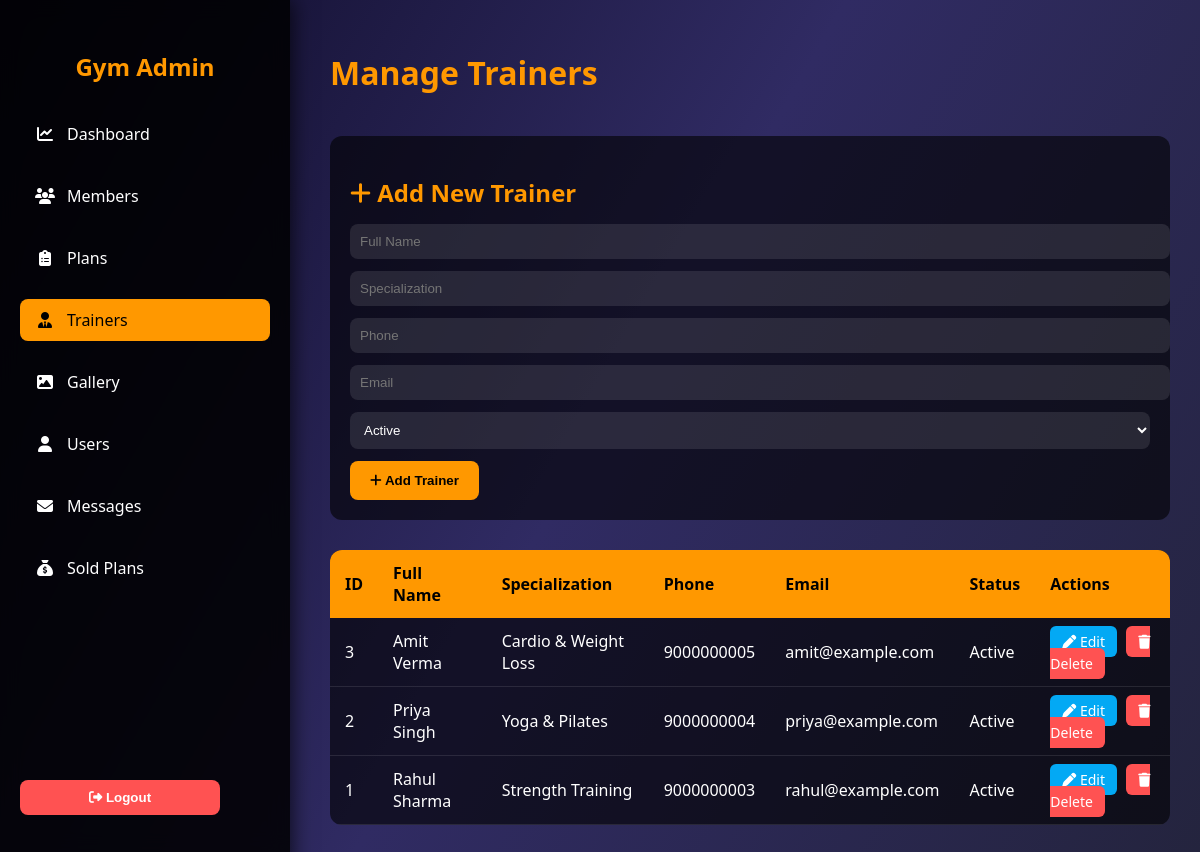
Page /admin/manage_trainers.php (signed in) on the committed database.
### tables this page shows
CREATE TABLE `trainers` (
  `trainer_id` int(11) NOT NULL,
  `full_name` varchar(100) NOT NULL,
  `specialization` varchar(100) DEFAULT NULL,
  `image` varchar(255) DEFAULT NULL,
  `phone` varchar(15) DEFAULT NULL,
  `email` varchar(100) DEFAULT NULL,
  `join_date` timestamp NOT NULL DEFAULT current_timestamp(),
  `status` enum('Active','Inactive') DEFAULT 'Active'
);

### admin/manage_trainers.php (the view, shortened to what this page needs)
<?php
require_once "config.php";
$trainers = $conn->query("SELECT * FROM trainers ORDER BY trainer_id DESC");
?>
<!DOCTYPE html>
<html lang="en">
<head>
<link href="https://cdnjs.cloudflare.com/ajax/libs/font-awesome/6.4.0/css/all.min.css" rel="stylesheet">
</head>
<body>
<div class="sidebar">
    <div>
        <h2>Gym Admin</h2>
        <ul>
            <li><a href="admin_dashboard.php"><i class="fa-solid fa-chart-line"></i> Dashboard</a></li>
            <li><a href="manage_members.php"><i class="fa-solid fa-users"></i> Members</a></li>
            <li><a href="manage_plans.php"><i class="fa-solid fa-clipboard-list"></i> Plans</a></li>
            <li><a href="manage_trainers.php" style="background:#ff9800;color:#000;"><i class="fa-solid fa-user-tie"></i> Trainers</a></li>
            <li><a href="manage_gallery.php"><i class="fa-solid fa-image"></i> Gallery</a></li>
            <li><a href="manage_users.php"><i class="fa-solid fa-user"></i> Users</a></li>
            <li><a href="manage_messages.php"><i class="fa-solid fa-envelope"></i> Messages</a></li>
             <li><a href="admin_sold_plans.php"><i class="fa-solid fa-sack-dollar"></i> Sold Plans</a></li>
        </ul>
    </div>
    <div class="logout-container">
        <form method="POST" action="logout.php">
            <button type="submit" class="logout-btn"><i class="fa-solid fa-right-from-bracket"></i> Logout</button>
        </form>
    </div>
</div>
<div class="container">
    <div class="header">
        <h1>Manage Trainers</h1>
    </div>
    <div class="add-trainer-form">
        <h2><i class="fa-solid fa-plus"></i> Add New Trainer</h2>
        <form method="POST" action="">
            <input type="text" name="full_name" placeholder="Full Name" required>
            <input type="text" name="specialization" placeholder="Specialization">
            <input type="text" name="phone" placeholder="Phone">
            <input type="email" name="email" placeholder="Email" required>
            <select name="status">
                <option value="Active">Active</option>
            </select>
            <button type="submit" name="add_trainer"><i class="fa-solid fa-plus"></i> Add Trainer</button>
        </form>
    </div>
    <div class="table-container">
        <table>
            <thead>
                <tr>
                    <th>ID</th><th>Full Name</th><th>Specialization</th><th>Phone</th><th>Email</th><th>Status</th><th>Actions</th>
                </tr>
            </thead>
            <tbody>
            <?php if ($trainers && $trainers->num_rows > 0): ?>
                <?php while($row = $trainers->fetch_assoc()): ?>
                <tr>
                    <td><?= htmlspecialchars($row['trainer_id']) ?></td>
                    <td><?= htmlspecialchars($row['full_name']) ?></td>
                    <td><?= htmlspecialchars($row['specialization']) ?></td>
                    <td><?= htmlspecialchars($row['phone']) ?></td>
                    <td><?= htmlspecialchars($row['email']) ?></td>
                    <td><?= htmlspecialchars($row['status']) ?></td>
                    <td>
                        <a href="edit_trainer.php?id=<?= $row['trainer_id'] ?>" class="action-btn edit-btn"><i class="fa-solid fa-pen"></i> Edit</a>
                        <a href="manage_trainers.php?delete_id=<?= $row['trainer_id'] ?>" onclick="return confirm('Are you sure to delete this trainer?')" class="action-btn delete-btn"><i class="fa-solid fa-trash"></i> Delete</a>
                    </td>
                </tr>
                <?php endwhile; ?>
            <?php else: ?>
                <tr><td colspan="7" style="text-align:center;">No trainers found.</td></tr>
            <?php endif; ?>
            </tbody>
        </table>
    </div>
</div>
</body>
</html>

### admin/manage_trainers.php (style rules this page uses)
body { margin:0; font-family:'Segoe UI', Tahoma, Geneva, Verdana, sans-serif; background: linear-gradient(120deg,#0f0c29,#302b63,#24243e); color:#fff; }
.sidebar { width: 250px; background: rgba(0,0,0,0.85); backdrop-filter: blur(10px); padding: 30px 20px; position: fixed; height: 100%; display: flex; flex-direction: column; justify-content: space-between; box-shadow: 2px 0 20px rgba(0,0,0,0.7); z-index: 10; }
.sidebar h2 { text-align:center; margin-bottom:30px; color:#ff9800; }
.sidebar ul { list-style:none; padding:0; margin:0; }
.sidebar ul li { margin-bottom:20px; }
.sidebar ul li a { color:#fff; text-decoration:none; display:flex; align-items:center; padding:10px 15px; border-radius:8px; transition:0.3s; }
.sidebar ul li a i { margin-right:12px; width:20px; text-align:center; }
.logout-container { margin-bottom: 20px; }
.logout-btn { width: 80%; padding:10px; margin-bottom:50px; background:#ff5252; border:none; border-radius:8px; cursor:pointer; color:#fff; font-weight:bold; transition:0.3s; }
.container { padding:30px; margin-left:300px; }
.header { display:flex; justify-content:space-between; align-items:center; margin-bottom:20px; }
.header h1 { color:#ff9800; }
.add-trainer-form { background: rgba(0,0,0,0.6); padding: 20px; border-radius: 12px; margin-bottom:30px; }
.add-trainer-form h2 { color:#ff9800; margin-bottom:15px; }
.add-trainer-form input, .add-trainer-form select { width: 100%; padding: 10px; margin-bottom: 12px; border-radius: 8px; border: none; background: rgba(255,255,255,0.1); color: #fff; }
.add-trainer-form button { padding: 12px 20px; background:#ff9800; border:none; border-radius:8px; color:#000; font-weight:bold; cursor:pointer; transition:0.3s; }
.table-container { background: rgba(0,0,0,0.6); border-radius:12px; overflow:hidden; }
table { width:100%; border-collapse: collapse; color:#fff; }
table thead { background:#ff9800; color:#000; }
table th, table td { padding:12px 15px; text-align:left; }
table tbody tr { border-bottom:1px solid rgba(255,255,255,0.1); }
a.action-btn { padding:6px 12px; margin-right:5px; border-radius:6px; text-decoration:none; font-size:14px; color:#fff; }
a.edit-btn { background:#03a9f4; }
a.delete-btn { background:#ff5252; }

### rows in the picture
trainers: trainer_id "3", full_name "Amit Verma", specialization "Cardio & Weight Loss", phone "9000000005", email "amit@example.com", status "Active"
trainers: trainer_id "2", full_name "Priya Singh", specialization "Yoga & Pilates", phone "9000000004", email "priya@example.com", status "Active"
trainers: trainer_id "1", full_name "Rahul Sharma", specialization "Strength Training", phone "9000000003", email "rahul@example.com", status "Active"
